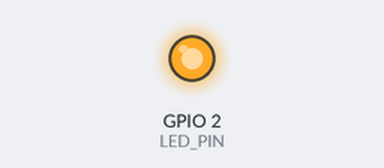
A sketch run on a simulated ESP32. Parts: output pins drawn as LEDs (lit = HIGH). WiFi joins after 1.5 s; servers stay silent unless stated; I2S audio is not simulated (input reads silence); uploads are accepted with an empty reply; what the sketch prints to the serial monitor is not drawn.

Above: at 4.0 s.
At 9.9 s:
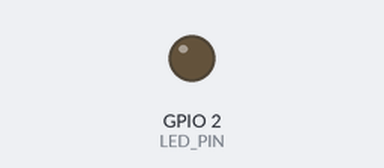
Timing chart, 0 to 11.3 s (numbered marks = the images above):
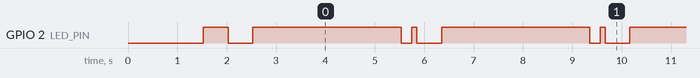

The sketch:

esp32_inmp441_http.ino
```cpp
/*
 * ==============================================================================
 * BHOOMI KAVALU - ESP32 + INMP441 I2S ACOUSTIC SENSOR NODE (HTTP CLIENT)
 * ==============================================================================
 * Architecture:
 *   ESP32 + INMP441 Microphone  --->  Wi-Fi (HTTP POST)  --->  Python FastAPI Backend
 *   Backend ML (2-Class: Elephant/Tiger)  --->  Firebase Realtime DB  --->  React Dashboard
 *
 * Requirements:
 *   - Arduino ESP32 Core 3.3.12 / 2.x compatible.
 *   - Completely removes old UDP approach (zero UDP code).
 *   - High-fidelity 22050 Hz 16-bit mono sampling matching ML training pipeline.
 *   - Streams structured 3-second WAV audio chunks via HTTP POST with automatic retry.
 *   - LED status indicators & serial diagnostics.
 * ==============================================================================
 * WIRING DIAGRAM (INMP441 to ESP32 DevKit):
 *   INMP441 Pin     ESP32 Pin      Description
 *   -------------------------------------------------
 *   VDD             3.3V           Power (3.3V ONLY, DO NOT USE 5V)
 *   GND             GND            Ground
 *   SD (DIN)        GPIO 32        Serial Data
 *   WS (LRCLK)      GPIO 15        Word Select / Left-Right Clock
 *   SCK (BCLK)      GPIO 14        Bit Clock
 *   L/R             GND            Channel Select (GND = Left channel)
 * ==============================================================================
 */

#include <WiFi.h>
#include <HTTPClient.h>
#include "driver/i2s.h"

// ================= USER CONFIGURATION =================
// Replace with your local Wi-Fi credentials
const char* WIFI_SSID     = "YOUR_WIFI_SSID";
const char* WIFI_PASSWORD = "YOUR_WIFI_PASSWORD";

// Replace with your laptop/server IP running Bhoomi Kavalu backend (e.g. 192.168.1.100)
const char* SERVER_HOST   = "192.168.1.100";
const uint16_t SERVER_PORT = 8000;
const char* NODE_ID       = "NODE_001";

// Status LED (GPIO 2 is onboard LED on most ESP32 Dev boards)
#define LED_PIN 2

// ================= I2S CONFIGURATION =================
#define I2S_PORT          I2S_NUM_0
#define I2S_SCK_PIN       14   // BCLK
#define I2S_WS_PIN        15   // LRCLK / WS
#define I2S_SD_PIN        32   // DIN / SD

// Audio parameters matching 2-class ML model:
// Models: models/wildlife_audio_classifier_2class.pkl (Elephant, Tiger)
#define SAMPLE_RATE       22050
#define RECORD_SECONDS    3
#define WAV_HEADER_SIZE   44
#define TOTAL_SAMPLES     (SAMPLE_RATE * RECORD_SECONDS)
#define AUDIO_DATA_SIZE   (TOTAL_SAMPLES * sizeof(int16_t))
#define TOTAL_WAV_SIZE    (WAV_HEADER_SIZE + AUDIO_DATA_SIZE)

// Static audio buffer in RAM (~132 KB, safely within ESP32 internal SRAM)
static uint8_t wav_buffer[TOTAL_WAV_SIZE];

// ================= WAV HEADER GENERATOR =================
void create_wav_header(uint8_t *header, uint32_t wavDataSize, uint32_t sampleRate) {
  uint32_t totalFileSize = wavDataSize + 36;
  uint32_t byteRate = sampleRate * 1 * sizeof(int16_t); // sampleRate * channels * bytesPerSample

  // RIFF Chunk Descriptor
  header[0] = 'R'; header[1] = 'I'; header[2] = 'F'; header[3] = 'F';
  header[4] = (uint8_t)(totalFileSize & 0xFF);
  header[5] = (uint8_t)((totalFileSize >> 8) & 0xFF);
  header[6] = (uint8_t)((totalFileSize >> 16) & 0xFF);
  header[7] = (uint8_t)((totalFileSize >> 24) & 0xFF);
  header[8] = 'W'; header[9] = 'A'; header[10] = 'V'; header[11] = 'E';

  // "fmt " Sub-chunk
  header[12] = 'f'; header[13] = 'm'; header[14] = 't'; header[15] = ' ';
  header[16] = 16; header[17] = 0; header[18] = 0; header[19] = 0; // Subchunk1Size = 16 for PCM
  header[20] = 1; header[21] = 0;                                    // AudioFormat = 1 (PCM)
  header[22] = 1; header[23] = 0;                                    // NumChannels = 1 (Mono)
  header[24] = (uint8_t)(sampleRate & 0xFF);
  header[25] = (uint8_t)((sampleRate >> 8) & 0xFF);
  header[26] = (uint8_t)((sampleRate >> 16) & 0xFF);
  header[27] = (uint8_t)((sampleRate >> 24) & 0xFF);
  header[28] = (uint8_t)(byteRate & 0xFF);
  header[29] = (uint8_t)((byteRate >> 8) & 0xFF);
  header[30] = (uint8_t)((byteRate >> 16) & 0xFF);
  header[31] = (uint8_t)((byteRate >> 24) & 0xFF);
  header[32] = 2; header[33] = 0;                                    // BlockAlign = 2 bytes (1 channel * 16-bit)
  header[34] = 16; header[35] = 0;                                   // BitsPerSample = 16 bits

  // "data" Sub-chunk
  header[36] = 'd'; header[37] = 'a'; header[38] = 't'; header[39] = 'a';
  header[40] = (uint8_t)(wavDataSize & 0xFF);
  header[41] = (uint8_t)((wavDataSize >> 8) & 0xFF);
  header[42] = (uint8_t)((wavDataSize >> 16) & 0xFF);
  header[43] = (uint8_t)((wavDataSize >> 24) & 0xFF);
}

// ================= I2S INITIALIZATION =================
bool init_i2s() {
  Serial.println("[I2S] Initializing INMP441 Microphone Driver...");

  // Standard I2S configuration compatible with Arduino ESP32 Core 3.x and 2.x
  i2s_config_t i2s_config = {
    .mode = (i2s_mode_t)(I2S_MODE_MASTER | I2S_MODE_RX),
    .sample_rate = SAMPLE_RATE,
    .bits_per_sample = I2S_BITS_PER_SAMPLE_16BIT,
    .channel_format = I2S_CHANNEL_FMT_ONLY_LEFT,
    .communication_format = i2s_comm_format_t(I2S_COMM_FORMAT_STAND_I2S),
    .intr_alloc_flags = ESP_INTR_FLAG_LEVEL1,
    .dma_buf_count = 8,
    .dma_buf_len = 512,
    .use_apll = false,
    .tx_desc_auto_clear = false,
    .fixed_mclk = 0
  };

  i2s_pin_config_t pin_config = {
    .bck_io_num = I2S_SCK_PIN,
    .ws_io_num = I2S_WS_PIN,
    .data_out_num = I2S_PIN_NO_CHANGE,
    .data_in_num = I2S_SD_PIN
  };

  esp_err_t err = i2s_driver_install(I2S_PORT, &i2s_config, 0, NULL);
  if (err != ESP_OK) {
    Serial.printf("[I2S ERROR] Failed to install I2S driver: %d\n", err);
    return false;
  }

  err = i2s_set_pin(I2S_PORT, &pin_config);
  if (err != ESP_OK) {
    Serial.printf("[I2S ERROR] Failed to set I2S pins: %d\n", err);
    return false;
  }

  i2s_zero_dma_buffer(I2S_PORT);
  Serial.println("[I2S] INMP441 Driver installed successfully.");
  return true;
}

// ================= WI-FI CONNECTION =================
void connect_wifi() {
  if (WiFi.status() == WL_CONNECTED) return;

  Serial.println();
  Serial.print("[WiFi] Connecting to: ");
  Serial.println(WIFI_SSID);

  WiFi.mode(WIFI_STA);
  WiFi.begin(WIFI_SSID, WIFI_PASSWORD);

  unsigned long start_time = millis();
  while (WiFi.status() != WL_CONNECTED && millis() - start_time < 15000) {
    delay(500);
    Serial.print(".");
    digitalWrite(LED_PIN, !digitalRead(LED_PIN)); // Toggle LED
  }

  if (WiFi.status() == WL_CONNECTED) {
    digitalWrite(LED_PIN, HIGH);
    Serial.println();
    Serial.println("[WiFi] Connected successfully!");
    Serial.print("[WiFi] ESP32 IP Address: ");
    Serial.println(WiFi.localIP());
  } else {
    digitalWrite(LED_PIN, LOW);
    Serial.println();
    Serial.println("[WiFi ERROR] Connection failed. Will retry next cycle.");
  }
}

// ================= SEND AUDIO VIA HTTP POST =================
bool send_audio_http(const uint8_t *payload, size_t payload_size) {
  if (WiFi.status() != WL_CONNECTED) {
    connect_wifi();
    if (WiFi.status() != WL_CONNECTED) return false;
  }

  HTTPClient http;
  http.setTimeout(8000); // 8 second timeout

  String url = String("http://") + SERVER_HOST + ":" + SERVER_PORT + "/api/esp32/audio?node_id=" + NODE_ID;
  Serial.printf("[HTTP] Transmitting %u bytes to: %s\n", payload_size, url.c_str());

  if (!http.begin(url)) {
    Serial.println("[HTTP ERROR] Unable to connect to server endpoint");
    return false;
  }

  http.addHeader("Content-Type", "audio/wav");
  http.addHeader("X-Node-ID", NODE_ID);

  int httpCode = http.POST((uint8_t*)payload, payload_size);

  if (httpCode > 0) {
    Serial.printf("[HTTP] Response code: %d\n", httpCode);
    if (httpCode == HTTP_CODE_OK) {
      String response = http.getString();
      Serial.printf("[HTTP] Server Result: %s\n", response.c_str());
      http.end();
      return true;
    }
  } else {
    Serial.printf("[HTTP ERROR] POST failed, error: %s\n", http.errorToString(httpCode).c_str());
  }

  http.end();
  return false;
}

// ================= SETUP =================
void setup() {
  Serial.begin(115200);
  delay(1000);

  Serial.println();
  Serial.println("==================================================");
  Serial.println("         BHOOMI KAVALU - ACOUSTIC NODE 1          ");
  Serial.println("    ESP32 + INMP441 HTTP Audio Streamer v2.0      ");
  Serial.println("==================================================");

  pinMode(LED_PIN, OUTPUT);
  digitalWrite(LED_PIN, LOW);

  // Initialize Pre-computed WAV Header in buffer
  create_wav_header(wav_buffer, AUDIO_DATA_SIZE, SAMPLE_RATE);

  // Initialize I2S INMP441 Microphone
  if (!init_i2s()) {
    Serial.println("[FATAL] I2S initialization failed. Halting.");
    while (true) {
      digitalWrite(LED_PIN, HIGH);
      delay(100);
      digitalWrite(LED_PIN, LOW);
      delay(100);
    }
  }

  // Connect to Wi-Fi
  connect_wifi();

  Serial.println("[READY] System initialized. Starting acoustic monitoring...");
}

// ================= MAIN LOOP =================
void loop() {
  // Ensure Wi-Fi is connected
  if (WiFi.status() != WL_CONNECTED) {
    connect_wifi();
  }

  Serial.printf("\n[AUDIO] Sampling %d seconds of live audio (%d Hz)...\n", RECORD_SECONDS, SAMPLE_RATE);
  digitalWrite(LED_PIN, HIGH); // Turn on LED while recording

  // Pointer to audio payload region in wav_buffer (right after 44-byte WAV header)
  uint8_t *audio_dest = wav_buffer + WAV_HEADER_SIZE;
  size_t bytes_to_read = AUDIO_DATA_SIZE;
  size_t total_bytes_read = 0;

  unsigned long record_start = millis();

  // Read I2S in chunks of DMA buffers
  while (total_bytes_read < bytes_to_read) {
    size_t bytes_read = 0;
    size_t chunk_request = (bytes_to_read - total_bytes_read > 2048) ? 2048 : (bytes_to_read - total_bytes_read);

    esp_err_t result = i2s_read(
      I2S_PORT,
      (void*)(audio_dest + total_bytes_read),
      chunk_request,
      &bytes_read,
      portMAX_DELAY
    );

    if (result == ESP_OK && bytes_read > 0) {
      total_bytes_read += bytes_read;
    } else {
      Serial.printf("[I2S ERROR] Read error: %d\n", result);
      break;
    }
  }

  unsigned long record_duration = millis() - record_start;
  digitalWrite(LED_PIN, LOW); // Turn off LED after recording

  Serial.printf("[AUDIO] Recorded %u bytes in %lu ms.\n", total_bytes_read, record_duration);

  // Quick RMS calculation for local sound intensity check
  int16_t *samples = (int16_t*)(wav_buffer + WAV_HEADER_SIZE);
  size_t num_samples = total_bytes_read / sizeof(int16_t);
  int64_t sum_sq = 0;
  int16_t max_amp = 0;

  for (size_t i = 0; i < num_samples; i++) {
    int16_t val = samples[i];
    sum_sq += (int64_t)val * val;
    if (abs(val) > max_amp) max_amp = abs(val);
  }

  float rms = (num_samples > 0) ? sqrt((double)sum_sq / num_samples) : 0;
  Serial.printf("[AUDIO STATS] Peak: %d | RMS: %.2f\n", max_amp, rms);

  // Send WAV chunk to Bhoomi Kavalu Backend via HTTP POST
  bool sent = send_audio_http(wav_buffer, TOTAL_WAV_SIZE);
  if (sent) {
    Serial.println("[STATUS] Audio transmitted and analyzed successfully.");
    // Blink LED once to indicate success
    digitalWrite(LED_PIN, HIGH);
    delay(100);
    digitalWrite(LED_PIN, LOW);
  } else {
    Serial.println("[STATUS] Failed to deliver audio to backend.");
  }

  // Brief pause before next sampling window (0.5s)
  delay(500);
}
```

Measured:
- by itself, GPIO 2 (LED_PIN): repeats every 3.8 s: HIGH 3.0 s, LOW 0.21 s, HIGH 0.10 s, LOW 0.50 s
- by itself, everything shown: repeats every 3.8 s, in 4 steps
